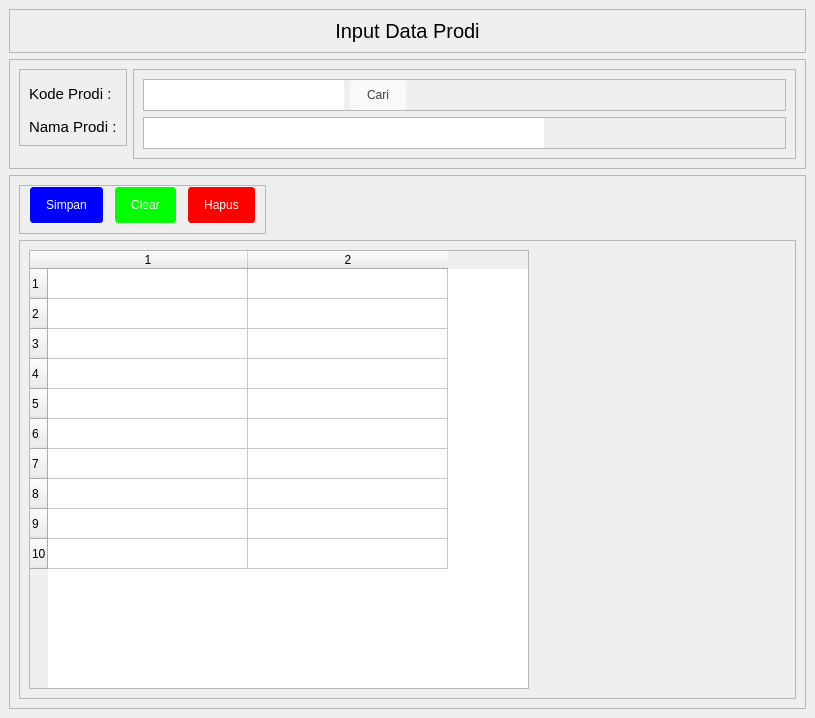
<?xml version="1.0" encoding="UTF-8"?>
<ui version="4.0">
 <class>MainWindow</class>
 <widget class="QMainWindow" name="MainWindow">
  <property name="geometry">
   <rect>
    <x>0</x>
    <y>0</y>
    <width>815</width>
    <height>718</height>
   </rect>
  </property>
  <property name="windowTitle">
   <string>MainWindow</string>
  </property>
  <property name="styleSheet">
   <string notr="true">QLineEdit, QDateEdit {
	border: none;
}

QLineEdit,QComboBox {
height: 30px;
}

QPushButton {
  background-color: #f8f9fa;
  border: 1px solid #f8f9fa;
  border-radius: 4px;
  color: #3c4043;
  height: 36px;
  line-height: 27px;
  min-width: 10px;
  padding: 0 16px;
  text-align: center;
  white-space: pre;
}

QPushButton:hover {
  border-color: #4285f4;
  outline: none;
}

#btnSimpan{
	color: rgb(255, 255, 255);
	background-color: rgb(0, 0, 255);
}

#btnClear{
	color: rgb(255, 255, 255);
	background-color: rgb(0, 255, 0);
}

#btnHapus{
	color: rgb(255, 255, 255);
	background-color: rgb(255, 0, 0);
}</string>
  </property>
  <widget class="QWidget" name="centralwidget">
   <property name="sizePolicy">
    <sizepolicy hsizetype="Expanding" vsizetype="Expanding">
     <horstretch>0</horstretch>
     <verstretch>0</verstretch>
    </sizepolicy>
   </property>
   <property name="minimumSize">
    <size>
     <width>480</width>
     <height>480</height>
    </size>
   </property>
   <layout class="QVBoxLayout" name="verticalLayout">
    <item>
     <widget class="QFrame" name="frame">
      <property name="sizePolicy">
       <sizepolicy hsizetype="Preferred" vsizetype="Fixed">
        <horstretch>0</horstretch>
        <verstretch>0</verstretch>
       </sizepolicy>
      </property>
      <property name="frameShape">
       <enum>QFrame::StyledPanel</enum>
      </property>
      <property name="frameShadow">
       <enum>QFrame::Raised</enum>
      </property>
      <layout class="QHBoxLayout" name="horizontalLayout">
       <item alignment="Qt::AlignTop">
        <widget class="QLabel" name="label">
         <property name="font">
          <font>
           <pointsize>15</pointsize>
          </font>
         </property>
         <property name="text">
          <string>Input Data Prodi</string>
         </property>
         <property name="alignment">
          <set>Qt::AlignCenter</set>
         </property>
        </widget>
       </item>
      </layout>
     </widget>
    </item>
    <item>
     <widget class="QFrame" name="frame_2">
      <property name="sizePolicy">
       <sizepolicy hsizetype="Expanding" vsizetype="Preferred">
        <horstretch>0</horstretch>
        <verstretch>0</verstretch>
       </sizepolicy>
      </property>
      <property name="frameShape">
       <enum>QFrame::StyledPanel</enum>
      </property>
      <property name="frameShadow">
       <enum>QFrame::Raised</enum>
      </property>
      <layout class="QHBoxLayout" name="horizontalLayout_2">
       <item alignment="Qt::AlignLeft|Qt::AlignTop">
        <widget class="QFrame" name="frame_4">
         <property name="font">
          <font>
           <family>Segoe UI Symbol</family>
           <pointsize>9</pointsize>
          </font>
         </property>
         <property name="frameShape">
          <enum>QFrame::StyledPanel</enum>
         </property>
         <property name="frameShadow">
          <enum>QFrame::Raised</enum>
         </property>
         <layout class="QVBoxLayout" name="verticalLayout_2">
          <property name="spacing">
           <number>15</number>
          </property>
          <property name="topMargin">
           <number>15</number>
          </property>
          <item>
           <widget class="QLabel" name="label_2">
            <property name="font">
             <font>
              <pointsize>11</pointsize>
             </font>
            </property>
            <property name="text">
             <string>Kode Prodi :</string>
            </property>
           </widget>
          </item>
          <item>
           <widget class="QLabel" name="label_3">
            <property name="font">
             <font>
              <pointsize>11</pointsize>
             </font>
            </property>
            <property name="text">
             <string>Nama Prodi :</string>
            </property>
           </widget>
          </item>
         </layout>
        </widget>
       </item>
       <item>
        <widget class="QFrame" name="frame_5">
         <property name="sizePolicy">
          <sizepolicy hsizetype="Expanding" vsizetype="Preferred">
           <horstretch>0</horstretch>
           <verstretch>0</verstretch>
          </sizepolicy>
         </property>
         <property name="frameShape">
          <enum>QFrame::StyledPanel</enum>
         </property>
         <property name="frameShadow">
          <enum>QFrame::Raised</enum>
         </property>
         <layout class="QVBoxLayout" name="verticalLayout_3">
          <item>
           <widget class="QFrame" name="frame_6">
            <property name="sizePolicy">
             <sizepolicy hsizetype="Preferred" vsizetype="Preferred">
              <horstretch>0</horstretch>
              <verstretch>0</verstretch>
             </sizepolicy>
            </property>
            <property name="minimumSize">
             <size>
              <width>0</width>
              <height>0</height>
             </size>
            </property>
            <property name="frameShape">
             <enum>QFrame::StyledPanel</enum>
            </property>
            <property name="frameShadow">
             <enum>QFrame::Raised</enum>
            </property>
            <layout class="QHBoxLayout" name="horizontalLayout_3">
             <property name="leftMargin">
              <number>0</number>
             </property>
             <property name="topMargin">
              <number>0</number>
             </property>
             <property name="rightMargin">
              <number>0</number>
             </property>
             <property name="bottomMargin">
              <number>0</number>
             </property>
             <item>
              <widget class="QLineEdit" name="txtKodeProdi">
               <property name="minimumSize">
                <size>
                 <width>200</width>
                 <height>0</height>
                </size>
               </property>
               <property name="maximumSize">
                <size>
                 <width>200</width>
                 <height>16777215</height>
                </size>
               </property>
               <property name="font">
                <font>
                 <pointsize>12</pointsize>
                </font>
               </property>
              </widget>
             </item>
             <item alignment="Qt::AlignLeft">
              <widget class="QPushButton" name="btnCari">
               <property name="minimumSize">
                <size>
                 <width>44</width>
                 <height>10</height>
                </size>
               </property>
               <property name="maximumSize">
                <size>
                 <width>16777215</width>
                 <height>30</height>
                </size>
               </property>
               <property name="text">
                <string>Cari</string>
               </property>
              </widget>
             </item>
            </layout>
           </widget>
          </item>
          <item>
           <widget class="QFrame" name="frame_10">
            <property name="frameShape">
             <enum>QFrame::StyledPanel</enum>
            </property>
            <property name="frameShadow">
             <enum>QFrame::Raised</enum>
            </property>
            <layout class="QVBoxLayout" name="verticalLayout_7">
             <property name="spacing">
              <number>0</number>
             </property>
             <property name="leftMargin">
              <number>0</number>
             </property>
             <property name="topMargin">
              <number>0</number>
             </property>
             <property name="rightMargin">
              <number>0</number>
             </property>
             <property name="bottomMargin">
              <number>0</number>
             </property>
             <item>
              <widget class="QLineEdit" name="txtProdi">
               <property name="minimumSize">
                <size>
                 <width>200</width>
                 <height>0</height>
                </size>
               </property>
               <property name="maximumSize">
                <size>
                 <width>400</width>
                 <height>16777215</height>
                </size>
               </property>
               <property name="font">
                <font>
                 <pointsize>12</pointsize>
                </font>
               </property>
               <property name="placeholderText">
                <string/>
               </property>
              </widget>
             </item>
            </layout>
           </widget>
          </item>
         </layout>
        </widget>
       </item>
      </layout>
     </widget>
    </item>
    <item>
     <widget class="QFrame" name="frame_3">
      <property name="frameShape">
       <enum>QFrame::StyledPanel</enum>
      </property>
      <property name="frameShadow">
       <enum>QFrame::Raised</enum>
      </property>
      <layout class="QVBoxLayout" name="verticalLayout_11">
       <item alignment="Qt::AlignLeft">
        <widget class="QFrame" name="frame_14">
         <property name="frameShape">
          <enum>QFrame::StyledPanel</enum>
         </property>
         <property name="frameShadow">
          <enum>QFrame::Raised</enum>
         </property>
         <layout class="QHBoxLayout" name="horizontalLayout_4">
          <property name="spacing">
           <number>10</number>
          </property>
          <property name="topMargin">
           <number>0</number>
          </property>
          <item>
           <widget class="QPushButton" name="btnSimpan">
            <property name="minimumSize">
             <size>
              <width>44</width>
              <height>0</height>
             </size>
            </property>
            <property name="maximumSize">
             <size>
              <width>75</width>
              <height>16777215</height>
             </size>
            </property>
            <property name="text">
             <string>Simpan</string>
            </property>
           </widget>
          </item>
          <item>
           <widget class="QPushButton" name="btnClear">
            <property name="minimumSize">
             <size>
              <width>44</width>
              <height>0</height>
             </size>
            </property>
            <property name="text">
             <string>Clear</string>
            </property>
           </widget>
          </item>
          <item>
           <widget class="QPushButton" name="btnHapus">
            <property name="minimumSize">
             <size>
              <width>44</width>
              <height>0</height>
             </size>
            </property>
            <property name="text">
             <string>Hapus</string>
            </property>
           </widget>
          </item>
         </layout>
        </widget>
       </item>
       <item>
        <widget class="QFrame" name="frame_15">
         <property name="frameShape">
          <enum>QFrame::StyledPanel</enum>
         </property>
         <property name="frameShadow">
          <enum>QFrame::Raised</enum>
         </property>
         <layout class="QVBoxLayout" name="verticalLayout_12">
          <item>
           <widget class="QTableWidget" name="gridProdi">
            <property name="sizePolicy">
             <sizepolicy hsizetype="Expanding" vsizetype="Expanding">
              <horstretch>0</horstretch>
              <verstretch>0</verstretch>
             </sizepolicy>
            </property>
            <property name="minimumSize">
             <size>
              <width>300</width>
              <height>0</height>
             </size>
            </property>
            <property name="maximumSize">
             <size>
              <width>500</width>
              <height>16777215</height>
             </size>
            </property>
            <property name="rowCount">
             <number>10</number>
            </property>
            <property name="columnCount">
             <number>2</number>
            </property>
            <attribute name="horizontalHeaderDefaultSectionSize">
             <number>200</number>
            </attribute>
            <attribute name="horizontalHeaderMinimumSectionSize">
             <number>36</number>
            </attribute>
            <row/>
            <row/>
            <row/>
            <row/>
            <row/>
            <row/>
            <row/>
            <row/>
            <row/>
            <row/>
            <column/>
            <column/>
           </widget>
          </item>
         </layout>
        </widget>
       </item>
      </layout>
     </widget>
    </item>
   </layout>
  </widget>
 </widget>
 <resources/>
 <connections/>
</ui>
